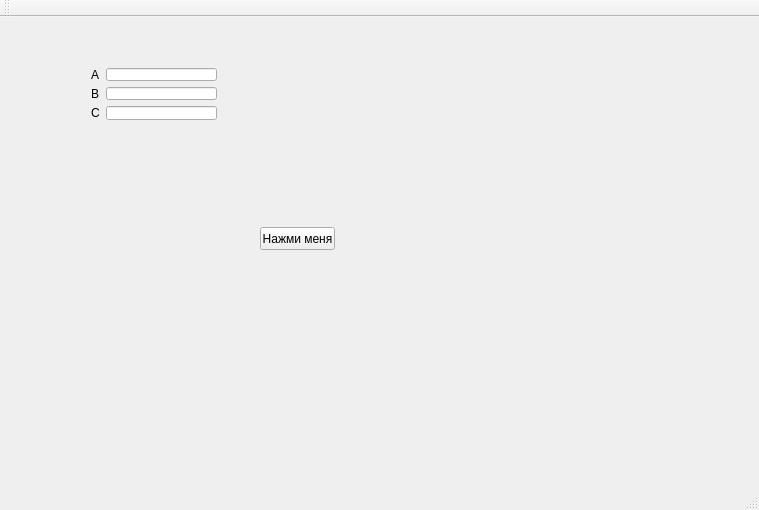
<?xml version="1.0" encoding="UTF-8"?>
<ui version="4.0">
 <class>MainWindow</class>
 <widget class="QMainWindow" name="MainWindow">
  <property name="geometry">
   <rect>
    <x>0</x>
    <y>0</y>
    <width>759</width>
    <height>510</height>
   </rect>
  </property>
  <property name="windowTitle">
   <string>MainWindow</string>
  </property>
  <widget class="QWidget" name="centralWidget">
   <widget class="QPushButton" name="btnPushMe">
    <property name="geometry">
     <rect>
      <x>260</x>
      <y>210</y>
      <width>75</width>
      <height>23</height>
     </rect>
    </property>
    <property name="text">
     <string>Нажми меня</string>
    </property>
   </widget>
   <widget class="QWidget" name="">
    <property name="geometry">
     <rect>
      <x>80</x>
      <y>40</y>
      <width>148</width>
      <height>74</height>
     </rect>
    </property>
    <layout class="QFormLayout" name="formLayout">
     <item row="0" column="0">
      <widget class="QLabel" name="label">
       <property name="text">
        <string>A</string>
       </property>
      </widget>
     </item>
     <item row="0" column="1">
      <widget class="QLineEdit" name="lineEdit"/>
     </item>
     <item row="1" column="0">
      <widget class="QLabel" name="label_2">
       <property name="text">
        <string>B</string>
       </property>
      </widget>
     </item>
     <item row="1" column="1">
      <widget class="QLineEdit" name="lineEdit_2"/>
     </item>
     <item row="2" column="0">
      <widget class="QLabel" name="label_3">
       <property name="text">
        <string>C</string>
       </property>
      </widget>
     </item>
     <item row="2" column="1">
      <widget class="QLineEdit" name="lineEdit_3"/>
     </item>
    </layout>
   </widget>
  </widget>
  <widget class="QMenuBar" name="menuBar">
   <property name="geometry">
    <rect>
     <x>0</x>
     <y>0</y>
     <width>759</width>
     <height>21</height>
    </rect>
   </property>
  </widget>
  <widget class="QToolBar" name="mainToolBar">
   <attribute name="toolBarArea">
    <enum>TopToolBarArea</enum>
   </attribute>
   <attribute name="toolBarBreak">
    <bool>false</bool>
   </attribute>
  </widget>
  <widget class="QStatusBar" name="statusBar"/>
 </widget>
 <layoutdefault spacing="6" margin="11"/>
 <resources/>
 <connections/>
</ui>
